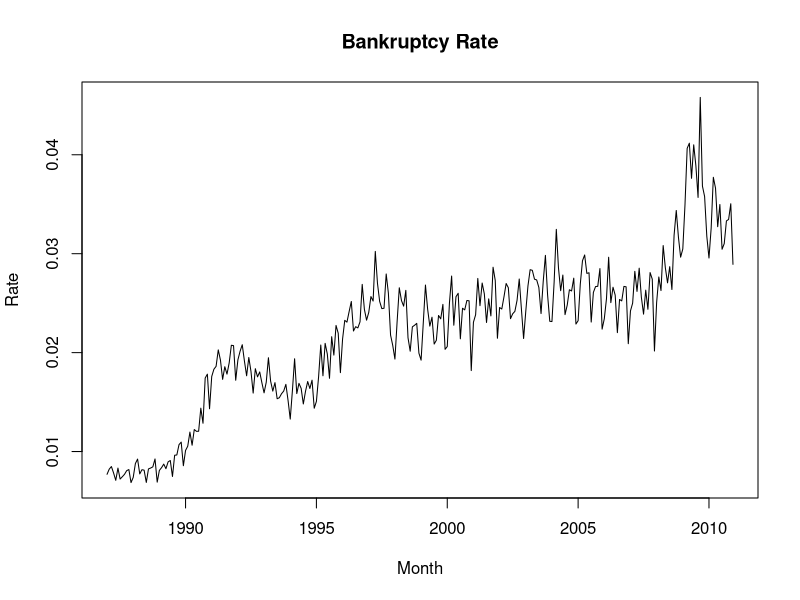
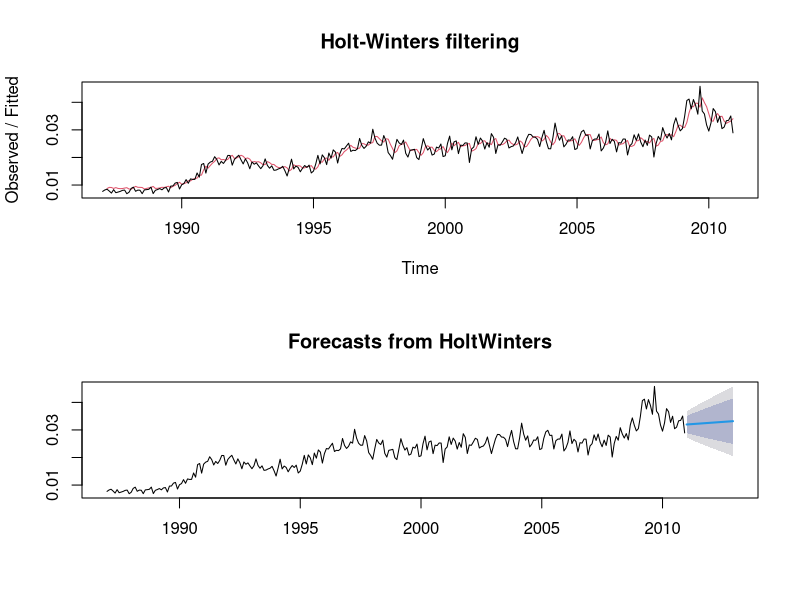

Here is the R script that generated these plots, in order:
# Smoothing Examples
library(forecast)

#read in data
train <- read.csv('train.csv')
test <- read.csv('test.csv')

mth <- train['Month']

bankruptcy <- train['Bankruptcy_Rate']
bankruptcy <- ts(bankruptcy,start = c(1987,1), frequency = 12)

######################################################################
# Double Exponential Smoothing
par(mfrow = c(1,1))
plot(bankruptcy, main = "Bankruptcy Rate", ylab = "Rate", xlab = "Month")
par(mfrow = c(2,1))
hw.CH <- HoltWinters(x = bankruptcy, gamma = F) 
plot(hw.CH)    #give more weight to recent value, so 
plot(forecast(hw.CH, h = 24))


